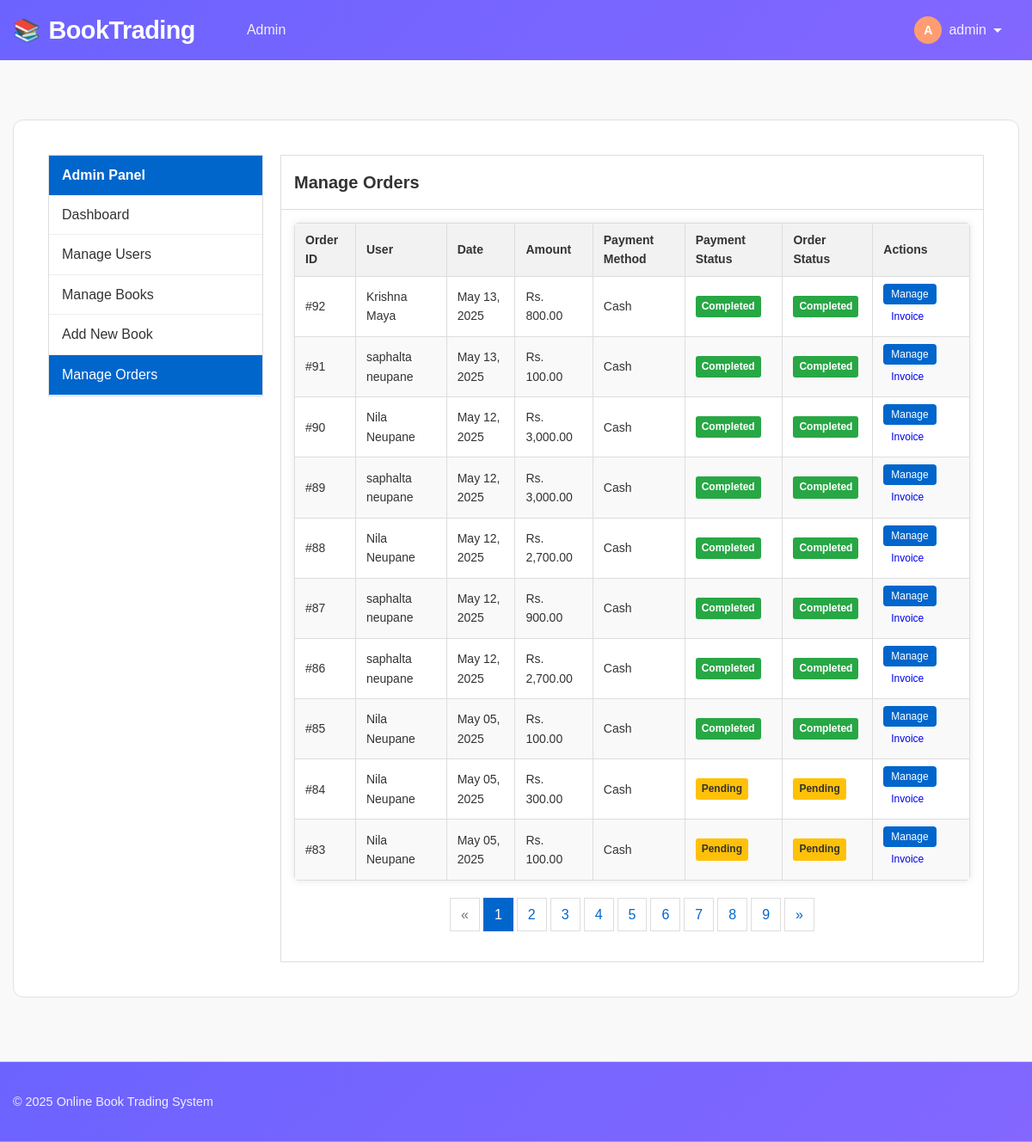
The app's page /admin/orders.php (signed in), older data.
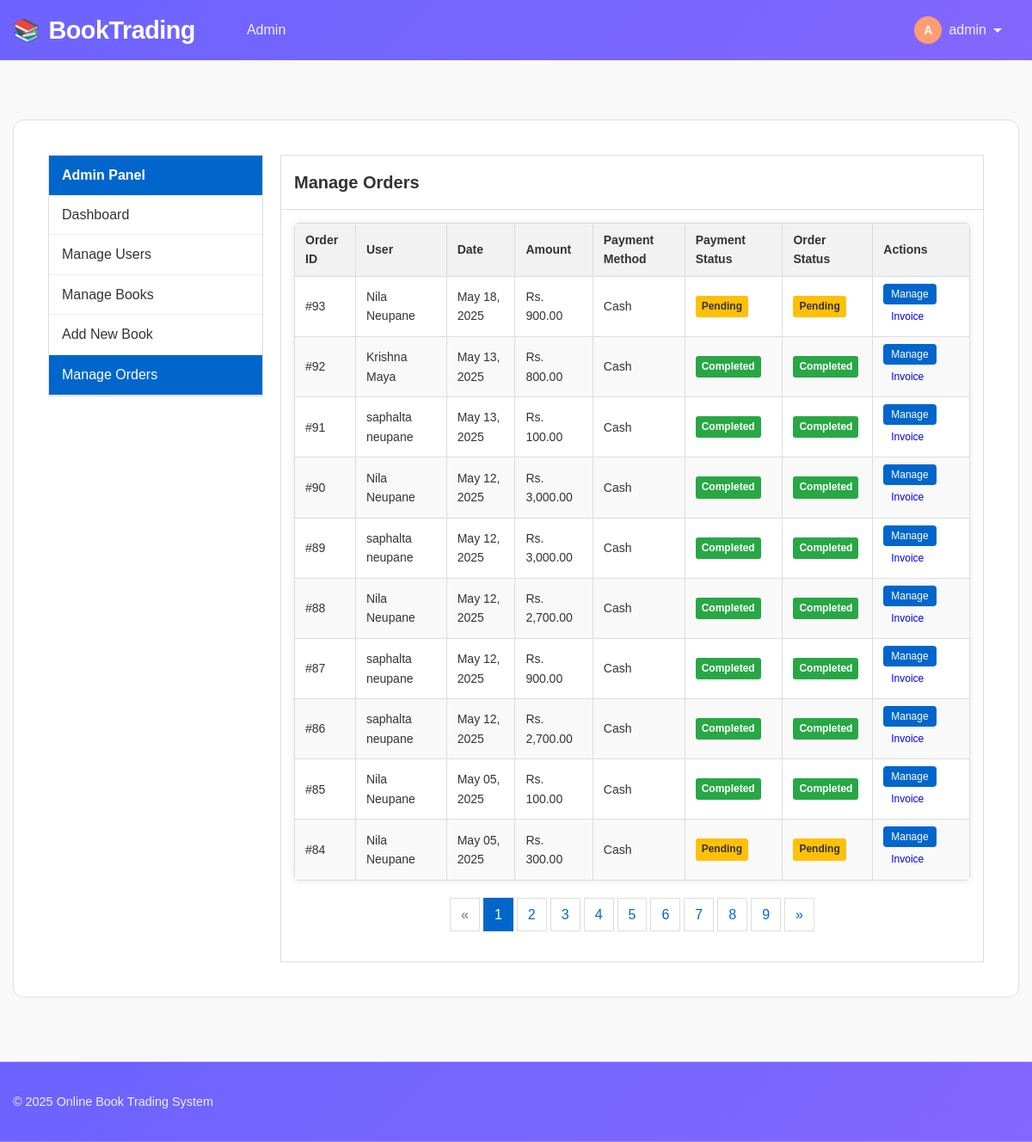
The same page, newer data.
### tables this page shows
CREATE TABLE `orders` (
  `id` int(11) NOT NULL,
  `purchase_order_id` varchar(255) DEFAULT NULL,
  `user_id` int(11) NOT NULL,
  `total_amount` decimal(10,2) NOT NULL,
  `payment_method` enum('cash','khalti') NOT NULL,
  `payment_status` enum('pending','completed','failed') DEFAULT 'pending',
  `status` enum('pending','processing','completed','cancelled') DEFAULT 'pending',
  `created_at` timestamp NOT NULL DEFAULT current_timestamp(),
  `transaction_id` varchar(255) DEFAULT NULL
);

CREATE TABLE `users` (
  `id` int(11) NOT NULL,
  `name` varchar(255) NOT NULL,
  `email` varchar(255) NOT NULL,
  `phone` varchar(20) NOT NULL,
  `password` varchar(255) NOT NULL,
  `address` text DEFAULT NULL,
  `is_admin` tinyint(1) DEFAULT 0,
  `created_at` timestamp NOT NULL DEFAULT current_timestamp()
);

### includes/functions.php (called while the page is built, shortened)
<?php
function isLoggedIn() {
    return isset($_SESSION['user_id']);
}
function isAdmin() {
    return isset($_SESSION['is_admin']) && $_SESSION['is_admin'] == 1;
}
?>

### admin/orders.php (the view, shortened to what this page needs)
<?php
$relativePath = '../';
require_once $relativePath . 'includes/header.php';
$limit = 10;
$page = isset($_GET['page']) ? (int)$_GET['page'] : 1;
$offset = ($page - 1) * $limit;
$whereClause = "1=1";
$countQuery = "SELECT COUNT(*) as total FROM orders o WHERE $whereClause";
$countResult = mysqli_query($conn, $countQuery);
$totalOrders = mysqli_fetch_assoc($countResult)['total'];
$totalPages = ceil($totalOrders / $limit);
$query = "SELECT o.*, u.name as user_name FROM orders o
          JOIN users u ON o.user_id = u.id
          WHERE $whereClause
          ORDER BY o.created_at DESC
          LIMIT $offset, $limit";
$result = mysqli_query($conn, $query);
$orders = [];
while ($row = mysqli_fetch_assoc($result)) {
    $orders[] = $row;
}
?>
<div class="container">
    <div class="admin-layout">
        <div class="sidebar">
            <div class="sidebar-box">
                <div class="sidebar-header">
                    Admin Panel
                </div>
                <ul class="sidebar-menu">
                    <li><a href="dashboard.php">Dashboard</a></li>
                    <li><a href="users.php">Manage Users</a></li>
                    <li><a href="books.php">Manage Books</a></li>
                    <li><a href="add_book.php">Add New Book</a></li>
                    <li><a href="orders.php" class="active">Manage Orders</a></li>
                </ul>
            </div>
        </div>
        <div class="main-content">
            <div class="content-box">
                <div class="content-header">
                    <h2>Manage Orders</h2>
                </div>
                <div class="content-body">
                    <?php if (empty($orders)): ?>
                        <div class="alert alert-info">No orders found.</div>
                    <?php else: ?>
                        <div class="table-responsive">
                            <table class="orders-table">
                                <thead>
                                    <tr>
                                        <th>Order ID</th>
                                        <th>User</th>
                                        <th>Date</th>
                                        <th>Amount</th>
                                        <th>Payment Method</th>
                                        <th>Payment Status</th>
                                        <th>Order Status</th>
                                        <th>Actions</th>
                                    </tr>
                                </thead>
                                <tbody>
                                    <?php foreach ($orders as $order):
                                        $rowClass = '';
                                        if ($order['payment_method'] === 'cash' && $order['payment_status'] === 'pending') {
                                            $rowClass = 'cod-highlight';
                                        } elseif ($order['payment_method'] === 'cash' && $order['payment_status'] === 'completed' && $order['status'] === 'completed') {
                                            $rowClass = 'cod-completed';
                                        }
                                    ?>
                                        <tr class="<?php echo $rowClass; ?>">
                                            <td>#<?php echo $order['id']; ?></td>
                                            <td><?php echo htmlspecialchars($order['user_name']); ?></td>
                                            <td><?php echo date('M d, Y', strtotime($order['created_at'])); ?></td>
                                            <td>Rs. <?php echo number_format($order['total_amount'], 2); ?></td>
                                            <td><?php echo ucfirst(htmlspecialchars($order['payment_method'])); ?></td>
                                            <td>
                                                <span class="badge badge-<?php echo $order['payment_status'] === 'completed' ? 'success' : ($order['payment_status'] === 'pending' ? 'warning' : 'danger'); ?>">
                                                    <?php echo ucfirst($order['payment_status']); ?>
                                                </span>
                                            </td>
                                            <td>
                                                <span class="badge badge-<?php echo $order['status'] === 'completed' ? 'success' : ($order['status'] === 'pending' ? 'warning' : ($order['status'] === 'cancelled' ? 'danger' : 'info')); ?>">
                                                    <?php echo ucfirst($order['status']); ?>
                                                </span>
                                            </td>
                                            <td>
                                                <div class="action-btns">
                                                    <button type="button" class="btn btn-primary btn-sm" onclick="openModal('orderModal<?php echo $order['id']; ?>')">
                                                        Manage
                                                    </button>
                                                    <a href="<?php echo $relativePath; ?>invoice.php?id=<?php echo $order['id']; ?>" class="btn btn-sm invoice-btn">
                                                        Invoice
                                                    </a>
                                                </div>
                                            </td>
                                        </tr>
                                    <?php endforeach; ?>
                                </tbody>
                            </table>
                        </div>
                        <?php if ($totalPages > 1): ?>
                            <ul class="pagination">
                                <li class="<?php echo $page <= 1 ? 'disabled' : ''; ?>">
                                    <a href="?page=<?php echo $page-1; ?>">&laquo;</a>
                                </li>
                                <?php for ($i = 1; $i <= $totalPages; $i++): ?>
                                    <li class="<?php echo $i === $page ? 'active' : ''; ?>">
                                        <a href="?page=<?php echo $i; ?>"><?php echo $i; ?></a>
                                    </li>
                                <?php endfor; ?>
                                <li class="<?php echo $page >= $totalPages ? 'disabled' : ''; ?>">
                                    <a href="?page=<?php echo $page+1; ?>">&raquo;</a>
                                </li>
                            </ul>
                        <?php endif; ?>
                    <?php endif; ?>
                </div>
            </div>
        </div>
    </div>
</div>
<?php require_once $relativePath . 'includes/footer.php'; ?>

### includes/header.php (shortened to what this page needs)
<?php
require_once $relativePath . 'includes/functions.php';
?>
<!DOCTYPE html>
<html lang="en">
<head>
    <link rel="stylesheet" href="<?php echo $relativePath; ?>assets/css/style.css">
    <link rel="stylesheet" href="https://cdn.jsdelivr.net/npm/bootstrap-icons@1.11.3/font/bootstrap-icons.min.css">
</head>
<body>
    <nav class="navbar">
        <div class="container navbar-container">
            <a class="navbar-brand" href="<?php echo $relativePath; ?>index.php">BookTrading</a>
            <div class="navbar-collapse" id="navbarCollapse">
                <ul class="navbar-nav me-auto">
                    <?php if (isLoggedIn() && isAdmin()): ?>
                        <li class="nav-item">
                            <a class="nav-link <?php echo strpos($_SERVER['PHP_SELF'], '/admin/dashboard.php') !== false ? 'active' : ''; ?>" href="<?php echo $relativePath; ?>admin/dashboard.php">Admin</a>
                        </li>
                    <?php endif; ?>
                </ul>
                <ul class="navbar-nav">
                    <?php if (isLoggedIn()): ?>
                        <li class="nav-item dropdown">
                            <a class="nav-link dropdown-toggle" href="#" id="navbarDropdown" role="button">
                                <div class="d-flex align-items-center">
                                    <div class="user-avatar"><?php echo strtoupper(substr($_SESSION['user_name'], 0, 1)); ?></div>
                                    <?php echo $_SESSION['user_name']; ?>
                                    <div class="icon-caret-down"></div>
                                </div>
                            </a>
                        </li>
                    <?php endif; ?>
                </ul>
            </div>
        </div>
    </nav>
    <div class="container mt-4">
        <div class="content-area">

### includes/footer.php (shortened to what this page needs)
</div>
</div>
<footer class="footer">
    <div class="container">
        <div class="footer-content">
            <div class="footer-copyright">
                <p>© <?php echo date('Y'); ?> Online Book Trading System</p>
            </div>
        </div>
    </div>
</footer>
</body>
</html>

### assets/css/style.css (style rules this page uses)
body { font-family: 'Segoe UI', Tahoma, Geneva, Verdana, sans-serif; background-color: #f8f9fa; }
.table-responsive { overflow-x: auto; margin-bottom: 20px; border-radius: 5px; box-shadow: 0 0 10px rgba(0,0,0,0.1); }

### includes/header.php (style rules this page uses)
:root { --primary-color: #6c63ff; --secondary-color: #ff9d72; --accent-color: #ff6584; --success-color: #4caf50; --light-color: #f8f9ff; --dark-color: #2c2c54; --gray-light: #f0f2f9; --gray-medium: #e0e0e0; --gray-dark: #a0a0a0; --text-primary: #333333; --text-secondary: #666666; --font-primary: 'Poppins', 'Segoe UI', Tahoma, sans-serif; --radius: 12px; --radius-sm: 6px; --transition: all 0.3s ease; }
* { box-sizing: border-box; margin: 0; padding: 0; }
body { font-family: var(--font-primary); line-height: 1.6; color: var(--text-primary); background-color: var(--light-color); min-height: 100vh; }
.container { width: 100%; max-width: 1200px; margin: 0 auto; padding: 0 20px; }
.navbar { background: linear-gradient(135deg, var(--primary-color) 0%, #8367ff 100%); padding: 0; position: sticky; top: 0; z-index: 1000; }
.navbar-container { display: flex; justify-content: space-between; align-items: center; height: 70px; }
.navbar-brand { font-size: 1.8rem; font-weight: 700; color: white; text-decoration: none; letter-spacing: -0.5px; transition: var(--transition); display: flex; align-items: center; }
.navbar-brand::before { content: "📚"; margin-right: 10px; font-size: 1.6rem; }
.navbar-collapse { display: flex; align-items: center; flex-grow: 1; justify-content: space-between; margin-left: 40px; }
.navbar-nav { display: flex; list-style: none; align-items: center; }
.nav-item { margin: 0 5px; position: relative; }
.nav-link { color: rgba(255, 255, 255, 0.9); text-decoration: none; padding: 10px 15px; font-weight: 500; display: block; border-radius: var(--radius-sm); transition: var(--transition); }
.dropdown-toggle { display: flex; align-items: center; justify-content: space-between; }
.icon-caret-down { display: inline-block; margin-left: 8px; width: 0; height: 0; border-left: 5px solid transparent; border-right: 5px solid transparent; border-top: 5px solid currentColor; transition: var(--transition); }
.user-avatar { width: 32px; height: 32px; border-radius: 50%; background-color: var(--secondary-color); color: white; display: flex; align-items: center; justify-content: center; font-weight: bold; margin-right: 8px; font-size: 14px; transition: var(--transition); }
.content-area { margin-top: 30px; margin-bottom: 30px; background-color: white; border-radius: var(--radius); border: 1px solid var(--gray-medium); padding: 25px; }
.btn { display: inline-block; padding: 8px 16px; border-radius: 30px; text-decoration: none; font-weight: 500; cursor: pointer; border: none; transition: var(--transition); font-size: 0.9rem; }
.btn-primary { background-color: var(--primary-color); color: white; }
.mt-4 { margin-top: 1.5rem; }
.me-auto { margin-right: auto; }
.d-flex { display: flex; }
.align-items-center { align-items: center; }

### includes/footer.php (style rules this page uses)
.footer { background: linear-gradient(135deg, var(--primary-color) 0%, #8367ff 100%); color: white; padding: 20px 0; margin-top: 30px; width: 100%; position: sticky; bottom: 0; z-index: 900; }
.footer-content { display: flex; justify-content: space-between; align-items: center; flex-wrap: wrap; }
.footer-copyright { font-size: 0.9rem; opacity: 0.9; }
html, body { height: 100%; }
body { display: flex; flex-direction: column; min-height: 100vh; }
.container.mt-4 { flex: 1; }

Row changes from the older to the newer data that the page shows:
no longer on this page (row unchanged): orders: id "83", user.name "Nila Neupane", created_at "May 05, 2025", total_amount "100.00", payment_method "Cash", payment_status "Pending", status "Pending"
added orders: id "93", user.name "Nila Neupane", created_at "May 18, 2025", total_amount "900.00", payment_method "Cash", payment_status "Pending", status "Pending"
